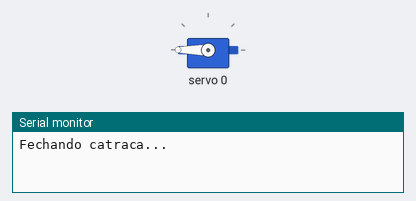
Recording of a sketch running on a simulated Arduino Uno, built with avr-gcc and run on an emulated ATmega328P. On the bench: servo, the last lines printed to the serial monitor.

Above: at 1.05 s.
At 7.0 s:
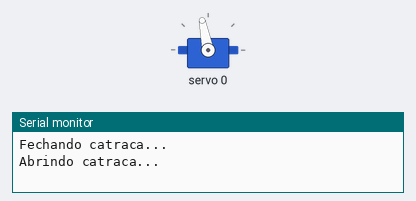
Timing chart, 0 to 8.8 s (numbered marks = the images above):
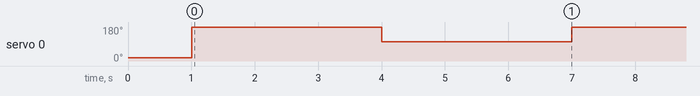

The sketch:

cancela.ino
```cpp
// Código original fornecido pelo usuário, ainda com alternância automática.
#include <Wire.h>
#include <Adafruit_PWMServoDriver.h>
Adafruit_PWMServoDriver pca9685 = Adafruit_PWMServoDriver();
#define SERVOMIN 150
#define SERVOMAX 500
const int CANAL_SERVO = 0;
int anguloParaPulso(int angulo) {
  return map(angulo, 0, 90, SERVOMIN, SERVOMAX);
}
void setup() {
  Serial.begin(9600);
  pca9685.begin();
  pca9685.setPWMFreq(50);
  pca9685.setPWM(CANAL_SERVO, 0, SERVOMIN);
  delay(1000);
}
void loop() {
  Serial.println("Fechando catraca...");
  pca9685.setPWM(CANAL_SERVO, 0, 520);
  delay(3000);
  Serial.println("Abrindo catraca...");
  pca9685.setPWM(CANAL_SERVO, 0, 325);
  delay(3000);
}
```

Measured:
- by itself, servo 0: alternates 180° for 3.0 s and 101° for 3.0 s
